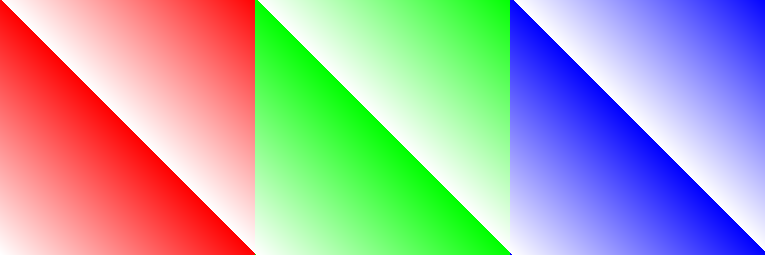
Frame 1 (no input)
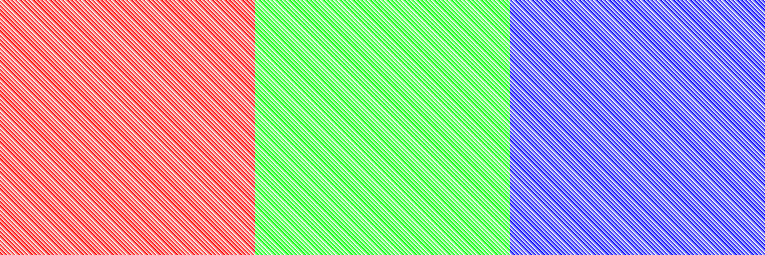
Frame 60 (the mouse pressed at the canvas centre just before this capture)
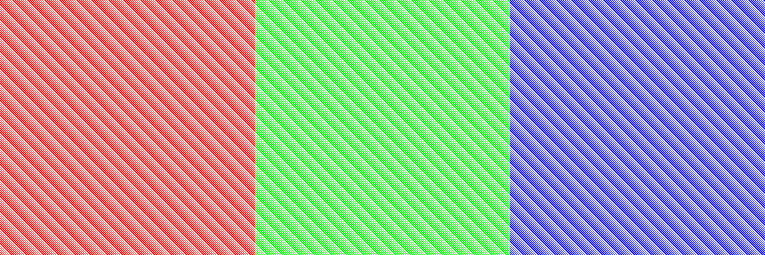
Frame 120 (the mouse held since frame 60 and released just before this capture)

The Processing sketch that drew these frames (run headless with seeded random() and noise(); from frame 60 on, the mouse is pressed at the canvas centre):

// Processing sketch: processing_88328
// ── processing_88328.pde

//stepper [] provides the value of the step between each grey rect.
int stepper[] = {0,1,2,3,4,5,6,7,8,9,10,11,12,13,14,15,16,17,18,19,20,21,22,23,24,25,26,27,28,29,30,31,32,33,34,35,36,37,38,39,40,41,42,43,44,45,46,47,48,49,50,51,52,53,54,55,56,57,58,59,60,61,62,63,64,65,66,67,68,69,70,71,72,73,74,75,76,77,78,79,80,81,82,83,84,85,86,87,88,89,90,91,92,93,94,95,96,97,98,99,100,101,102,103,104,105,106,107,108,109,110,111,112,113,114,115,116,117,118,119,120,121,122,123,124,125,126,127,128,129,130,131,132,133,134,135,136,137,138,139,140,141,142,143,144,145,146,147,148,149,150,151,152,153,154,155,156,157,158,159,160,161,162,163,164,165,166,167,168,169,170,171,172,173,174,175,176,177,178,179,180,181,182,183,184,185,186,187,188,189,190,191,192,193,194,195,196,197,198,199,200,201,202,203,204,205,206,207,208,209,210,211,212,213,214,215,216,217,218,219,220,221,222,223,224,225,226,227,228,229,230,231,232,233,234,235,236,237,238,239,240,241,242,243,244,245,246,247,248,249,250,251,252,253,254,255};
int greyscale;
int i;
PFont font1;
int setWidth = 765;
int setHeight = 255;

void setup(){
  
  size(765, 255);
  smooth();
  noStroke();
  
}

void draw(){
  
  //background(255);
  
  i = (i + 1) % stepper.length;
  
  //for loops determining grid like positions of rectangles and text
  for(int Rx = 0; Rx < setWidth/3; Rx ++){
    for(int Ry = 0; Ry < setHeight; Ry ++){
  
  //value of i increments by one every frame, changing the overall pattern of greyscale every frame.  
  greyscale = (greyscale+i) % stepper.length;

  fill(255, stepper[greyscale], stepper[greyscale]);
  rect(Rx,Ry,1,1);
  }}
  
  for(int Gx = setWidth/3; Gx < (setWidth/3*2); Gx ++){
    for(int Gy = 0; Gy < setHeight; Gy ++){
  greyscale = (greyscale+i) % stepper.length;
  fill(stepper[greyscale], 255, stepper[greyscale]);
  rect(Gx,Gy,1,1);
  }}
  
  
  for(int Bx = setWidth/3*2; Bx < setWidth; Bx ++){
    for(int By = 0; By < setHeight; By ++){
  greyscale = (greyscale+i) % stepper.length;
  fill(stepper[greyscale], stepper[greyscale], 255);
  rect(Bx,By,1,1);
  }}
  
}
